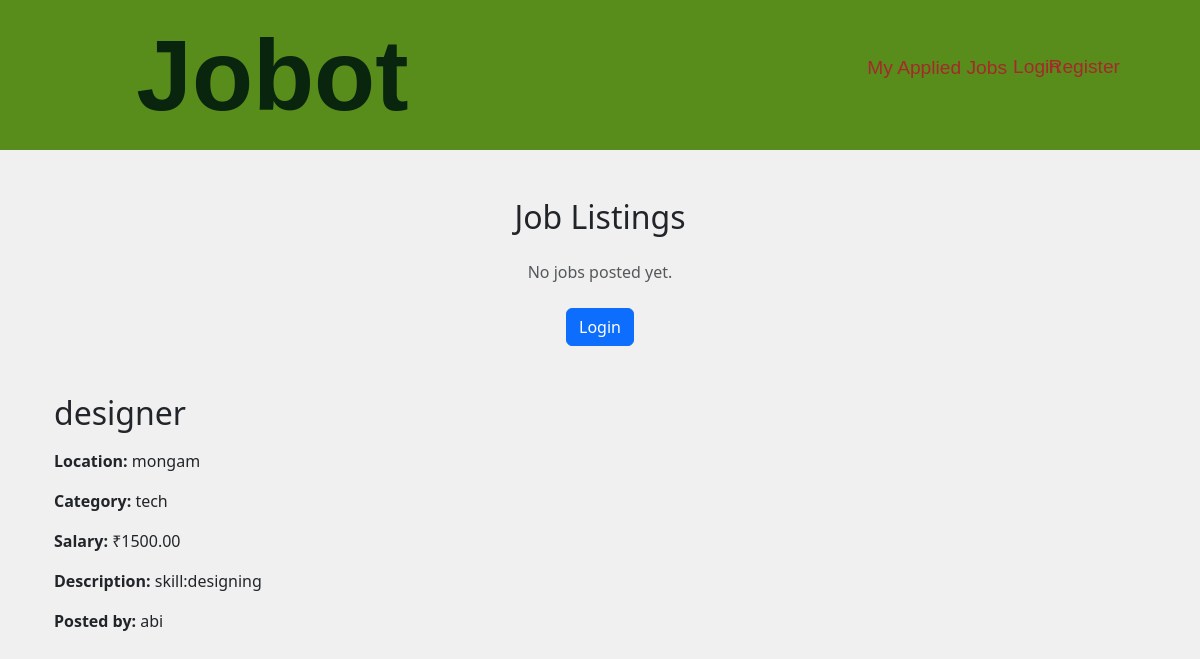
Screenshot of /job/2/ with the database file from the repository.
### core/models.py (models this page shows, shortened)
class Job(models.Model):
    title = models.CharField(max_length=255)
    description = models.TextField()
    location = models.CharField(max_length=100)
    salary = models.DecimalField(max_digits=10, decimal_places=2)
    category = models.CharField(max_length=100)
    created_at = models.DateTimeField(auto_now_add=True)
    posted_by = models.ForeignKey(User, on_delete=models.CASCADE)

### core/views.py (the view)
# urls.py: path('job/<int:job_id>/', views.job_detail_view, name='job_detail'),
def job_detail_view(request, job_id):
    job = get_object_or_404(Job, id=job_id)
    return render(request, 'core/job_detail.html', {'job': job})

### core/templates/core/job_detail.html (shortened to what this page needs)
{% extends 'core/base.html' %}
{% block content %}
<div class="container mt-5">
    <h2 class="mb-4 text-center">Job Listings</h2>
    {% if jobs %}
        <div class="row">
            {% for job in jobs %}
                <div class="col-md-6 mb-4">
                    <div class="card shadow-sm h-100">
                        <div class="card-body">
                            <h5 class="card-title">
                                <a href="{% url 'job_detail' job.id %}" class="text-decoration-none">{{ job.title }}</a>
                            </h5>
                            <p class="card-text text-muted">{{ job.location }} | {{ job.category }} | ₹{{ job.salary }}</p>
                        </div>
                    </div>
                </div>
            {% endfor %}
        </div>
    {% else %}
        <p class="text-center text-muted">No jobs posted yet.</p>
    {% endif %}
    <div class="mt-4 text-center">
        {% if user.is_authenticated %}
            {% if user.profile.user_type == 'employer' %}
                <a href="{% url 'post_job' %}" class="btn btn-success me-2">Post a Job</a>
            {% endif %}
            <a href="{% url 'logout' %}" class="btn btn-outline-danger">Logout</a>
        {% else %}
            <a href="{% url 'login' %}" class="btn btn-primary">Login</a>
        {% endif %}
    </div>
    {% if job %}
        <div class="mt-5">
            <h2 class="mb-3">{{ job.title }}</h2>
            <p><strong>Location:</strong> {{ job.location }}</p>
            <p><strong>Category:</strong> {{ job.category }}</p>
            <p><strong>Salary:</strong> ₹{{ job.salary }}</p>
            <p><strong>Description:</strong> {{ job.description }}</p>
            <p><strong>Posted by:</strong> {{ job.posted_by.username }}</p>
        </div>
    {% endif %}
</div>
{% endblock %}

### core/static/css/style.css (style rules this page uses)
body { height: 200vh; margin: 0; padding: 0; background: #f0f0f0; }

### rows the page displays
Job: title "designer", location "mongam", category "tech", salary "1500.00", description "skill:designing", posted_by.username "abi"
